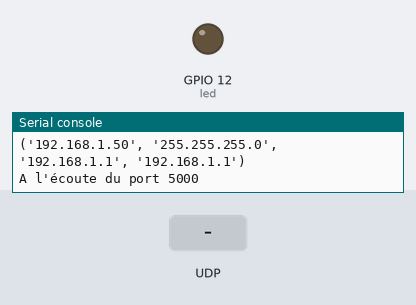
Bench run of a program on a simulated ESP32 board running MicroPython. Shown: output pins drawn as LEDs (lit = HIGH), the last lines printed to the serial console. The test bench sets the inputs (shaded band). WiFi joins after 1.5 s.

Above: at 2.7 s.
2.8 s: UDP packet "o" arrives
At 3.1 s:
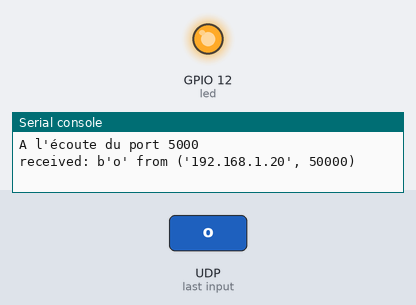
4.3 s: UDP packet "n" arrives
At 5.5 s:
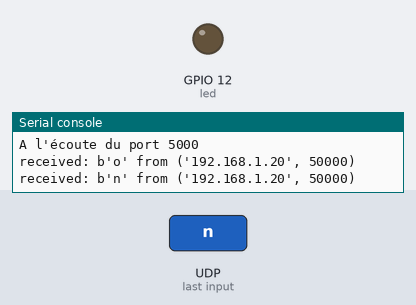
Timing chart, 0 to 7.3 s (numbered marks = the images above; inputs shaded):
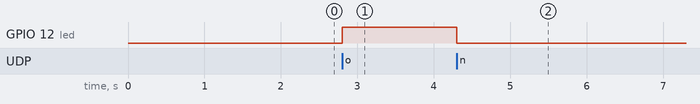

The program:

udp_led.py
```python
from machine import Pin
#import usocket as socket
import socket,sys
import network

led = Pin(12,Pin.OUT)

# user data
ssid = "raspi-webgui" # wifi router name
pw = "touchardNSI" # wifi router password

# wifi connection station mode
wifi = network.WLAN(network.STA_IF)
wifi.active(True)
wifi.connect(ssid, pw)

# wait for connection
while not wifi.isconnected():
    pass

# wifi connected
print(wifi.ifconfig())


s = socket.socket(socket.AF_INET, socket.SOCK_DGRAM)
s.bind(('', 5000))
print("A l'écoute du port 5000")
while True:
    data, addr = s.recvfrom(1024)
    print('received:',data,'from',addr)
    if (data.decode()=='o'):
        led.on()
    elif (data.decode()=='n'):
        led.off()
    elif (data.decode()=='q'):
        s.close()
        sys.exit()
```

Measured:
- after the input at 2.8 s, GPIO 12 (led): LOW → HIGH at once
- after the input at 4.3 s, GPIO 12 (led): HIGH → LOW at once
